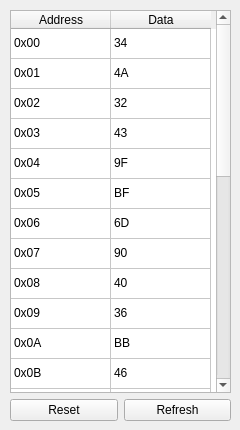
       <widget class="QWidget" name="tab_2">
        <attribute name="title">
         <string>Parallel/Serial</string>
        </attribute>
        <widget class="QWidget" name="layoutWidget_3">
         <property name="geometry">
          <rect>
           <x>10</x>
           <y>10</y>
           <width>221</width>
           <height>411</height>
          </rect>
         </property>
         <layout class="QVBoxLayout" name="verticalLayout_17">
          <item>
           <widget class="QTableWidget" name="tableWidget_4">
            <property name="maximumSize">
             <size>
              <width>221</width>
              <height>581</height>
             </size>
            </property>
            <attribute name="verticalHeaderVisible">
             <bool>false</bool>
            </attribute>
            <row>
             <property name="text">
              <string>0</string>
             </property>
            </row>
            <row>
             <property name="text">
              <string>1</string>
             </property>
            </row>
            <row>
             <property name="text">
              <string>2</string>
             </property>
            </row>
            <row>
             <property name="text">
              <string>3</string>
             </property>
            </row>
            <row>
             <property name="text">
              <string>4</string>
             </property>
            </row>
            <row>
             <property name="text">
              <string>5</string>
             </property>
            </row>
            <row>
             <property name="text">
              <string>6</string>
             </property>
            </row>
            <row>
             <property name="text">
              <string>7</string>
             </property>
            </row>
            <row>
             <property name="text">
              <string>8</string>
             </property>
            </row>
            <row>
             <property name="text">
              <string>9</string>
             </property>
            </row>
            <row>
             <property name="text">
              <string>10</string>
             </property>
            </row>
            <row>
             <property name="text">
              <string>11</string>
             </property>
            </row>
            <row>
             <property name="text">
              <string>12</string>
             </property>
            </row>
            <row>
             <property name="text">
              <string>13</string>
             </property>
            </row>
            <row>
             <property name="text">
              <string>14</string>
             </property>
            </row>
            <row>
             <property name="text">
              <string>15</string>
             </property>
            </row>
            <row>
             <property name="text">
              <string>16</string>
             </property>
            </row>
            <row>
             <property name="text">
              <string>17</string>
             </property>
            </row>
            <row>
             <property name="text">
              <string>18</string>
             </property>
            </row>
            <row>
             <property name="text">
              <string>19</string>
             </property>
            </row>
            <row>
             <property name="text">
              <string>20</string>
             </property>
            </row>
            <row>
             <property name="text">
              <string>21</string>
             </property>
            </row>
            <row>
             <property name="text">
              <string>22</string>
             </property>
            </row>
            <row>
             <property name="text">
              <string>23</string>
             </property>
            </row>
            <row>
             <property name="text">
              <string>24</string>
             </property>
            </row>
            <row>
             <property name="text">
              <string>25</string>
             </property>
            </row>
            <row>
             <property name="text">
              <string>26</string>
             </property>
            </row>
            <row>
             <property name="text">
              <string>27</string>
             </property>
            </row>
            <column>
             <property name="text">
              <string>Address</string>
             </property>
            </column>
            <column>
             <property name="text">
              <string>Data</string>
             </property>
            </column>
            <item row="0" column="0">
             <property name="text">
              <string>0x00</string>
             </property>
            </item>
            <item row="0" column="1">
             <property name="text">
              <string>34</string>
             </property>
            </item>
            <item row="1" column="0">
             <property name="text">
              <string>0x01</string>
             </property>
            </item>
            <item row="1" column="1">
             <property name="text">
              <string>4A</string>
             </property>
            </item>
            <item row="2" column="0">
             <property name="text">
              <string>0x02</string>
             </property>
            </item>
            <item row="2" column="1">
             <property name="text">
              <string>32</string>
             </property>
            </item>
            <item row="3" column="0">
             <property name="text">
              <string>0x03</string>
             </property>
            </item>
            <item row="3" column="1">
             <property name="text">
              <string>43</string>
             </property>
            </item>
            <item row="4" column="0">
             <property name="text">
              <string>0x04</string>
             </property>
            </item>
            <item row="4" column="1">
             <property name="text">
              <string>9F</string>
             </property>
            </item>
            <item row="5" column="0">
             <property name="text">
              <string>0x05</string>
             </property>
            </item>
            <item row="5" column="1">
             <property name="text">
              <string>BF</string>
             </property>
            </item>
            <item row="6" column="0">
             <property name="text">
              <string>0x06</string>
             </property>
            </item>
            <item row="6" column="1">
             <property name="text">
              <string>6D</string>
             </property>
            </item>
            <item row="7" column="0">
             <property name="text">
              <string>0x07</string>
             </property>
            </item>
            <item row="7" column="1">
             <property name="text">
              <string>90</string>
             </property>
            </item>
            <item row="8" column="0">
             <property name="text">
              <string>0x08</string>
             </property>
            </item>
            <item row="8" column="1">
             <property name="text">
              <string>40</string>
             </property>
            </item>
            <item row="9" column="0">
             <property name="text">
              <string>0x09</string>
             </property>
            </item>
            <item row="9" column="1">
             <property name="text">
              <string>36</string>
             </property>
            </item>
            <item row="10" column="0">
             <property name="text">
              <string>0x0A</string>
             </property>
            </item>
            <item row="10" column="1">
             <property name="text">
              <string>BB</string>
             </property>
            </item>
            <item row="11" column="0">
             <property name="text">
              <string>0x0B</string>
             </property>
            </item>
            <item row="11" column="1">
             <property name="text">
              <string>46</string>
             </property>
            </item>
            <item row="12" column="0">
             <property name="text">
              <string>0x0C</string>
             </property>
            </item>
            <item row="12" column="1">
             <property name="text">
              <string>02</string>
             </property>
            </item>
            <item row="13" column="0">
             <property name="text">
              <string>0x0D</string>
             </property>
            </item>
            <item row="13" column="1">
             <property name="text">
              <string>1D</string>
             </property>
            </item>
            <item row="14" column="0">
             <property name="text">
              <string>0x0E</string>
             </property>
            </item>
            <item row="14" column="1">
             <property name="text">
              <string>12</string>
             </property>
            </item>
            <item row="15" column="0">
             <property name="text">
              <string>0x0F</string>
             </property>
            </item>
            <item row="15" column="1">
             <property name="text">
              <string>05</string>
             </property>
            </item>
            <item row="16" column="0">
             <property name="text">
              <string>0x10</string>
             </property>
            </item>
            <item row="16" column="1">
             <property name="text">
              <string>62</string>
             </property>
            </item>
            <item row="17" column="0">
             <property name="text">
              <string>0x11</string>
             </property>
            </item>
            <item row="17" column="1">
             <property name="text">
              <string>C1</string>
             </property>
            </item>
            <item row="18" column="0">
             <property name="text">
              <string>0x12</string>
             </property>
            </item>
            <item row="18" column="1">
             <property name="text">
              <string>1D</string>
             </property>
            </item>
            <item row="19" column="0">
             <property name="text">
              <string>0x13</string>
             </property>
            </item>
            <item row="19" column="1">
             <property name="text">
              <string>41</string>
             </property>
            </item>
            <item row="20" column="0">
             <property name="text">
              <string>0x14</string>
             </property>
            </item>
            <item row="20" column="1">
             <property name="text">
              <string>32</string>
             </property>
            </item>
            <item row="21" column="0">
             <property name="text">
              <string>0x15</string>
             </property>
            </item>
            <item row="21" column="1">
             <property name="text">
              <string>9B</string>
             </property>
            </item>
            <item row="22" column="0">
             <property name="text">
              <string>0x16</string>
             </property>
            </item>
            <item row="22" column="1">
             <property name="text">
              <string>BF</string>
             </property>
            </item>
            <item row="23" column="0">
             <property name="text">
              <string>0x17</string>
             </property>
            </item>
            <item row="23" column="1">
             <property name="text">
              <string>51</string>
             </property>
            </item>
            <item row="24" column="0">
             <property name="text">
              <string>0x18</string>
             </property>
            </item>
            <item row="24" column="1">
             <property name="text">
              <string>24</string>
             </property>
            </item>
            <item row="25" column="0">
             <property name="text">
              <string>0x19</string>
             </property>
            </item>
            <item row="25" column="1">
             <property name="text">
              <string>71</string>
             </property>
            </item>
            <item row="26" column="0">
             <property name="text">
              <string>0x1A</string>
             </property>
            </item>
            <item row="26" column="1">
             <property name="text">
              <string>C5</string>
             </property>
            </item>
            <item row="27" column="0">
             <property name="text">
              <string>0x1B</string>
             </property>
            </item>
            <item row="27" column="1">
             <property name="text">
              <string>23</string>
             </property>
            </item>
           </widget>
          </item>
          <item>
           <layout class="QHBoxLayout" name="horizontalLayout_32">
            <item>
             <widget class="QPushButton" name="pushButton_14">
              <property name="text">
               <string>Reset</string>
              </property>
             </widget>
            </item>
            <item>
             <widget class="QPushButton" name="pushButton_15">
              <property name="text">
               <string>Refresh</string>
              </property>
             </widget>
            </item>
           </layout>
          </item>
         </layout>
        </widget>
       </widget>
